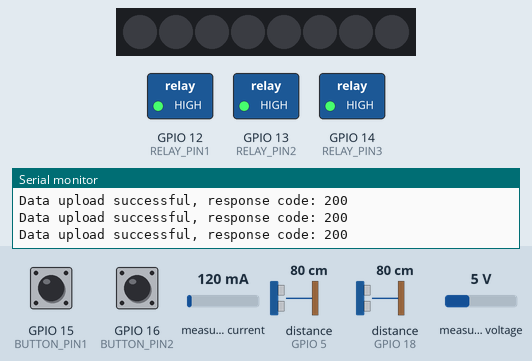
This sketch was run on a simulated ESP32. Shown: 8 RGB LEDs in strip order, left to right, switched loads named in the sketch (green lamp = pin HIGH), the last lines printed to the serial monitor. Wiring (inferred from the names in the program): 2 × ultrasonic range finder: trigger GPIO 4, echo GPIO 5 / trigger GPIO 17, echo GPIO 18. The test bench sets the inputs (shaded band); at power-on: GPIO 16 (BUTTON_PIN2) HIGH, GPIO 15 (BUTTON_PIN1) HIGH, measured current 120 mA, distance to the obstacle (sensors on GPIO 5, GPIO 18) 80 cm, measured voltage 5 V. The echo pulse lasts 58.3 µs per cm; dim RGB values are drawn brighter than linear; WiFi joins after 1.5 s; servers stay silent unless stated; uploads are accepted with an empty reply; pins used as bus, display or sensor lines are not drawn.

Above: at 3.2 s.
3.3 s: GPIO 16 (BUTTON_PIN2) pulled LOW for 0.15 s
At 4.2 s:
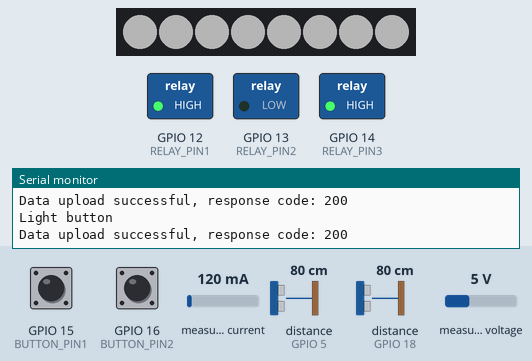
5.0 s: GPIO 15 (BUTTON_PIN1) pulled LOW for 0.15 s
At 5.9 s:
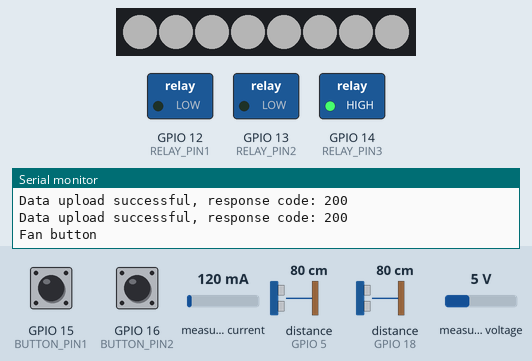
6.6 s: GPIO 16 (BUTTON_PIN2) pulled LOW for 1 s
At 7.0 s:
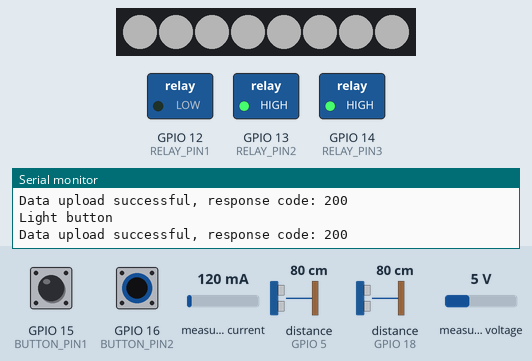
9.1 s: GPIO 15 (BUTTON_PIN1) pulled LOW for 1 s
At 10.1 s:
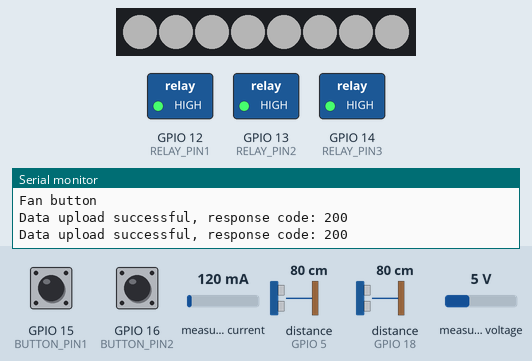
11.6 s: GPIO 15 (BUTTON_PIN1) pulled LOW for 3.2 s
At 12.2 s:
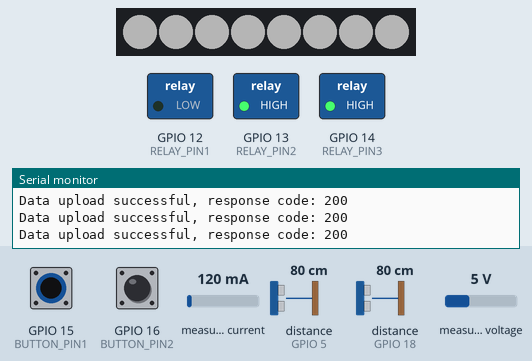
16.3 s: GPIO 16 (BUTTON_PIN2) pulled LOW for 3.2 s
At 16.6 s:
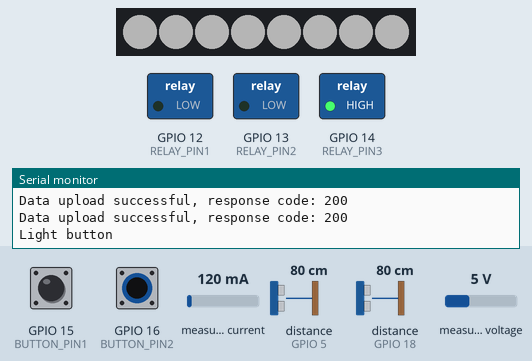
Timing chart, 0 to 38.0 s (numbered marks = the images above; inputs shaded):
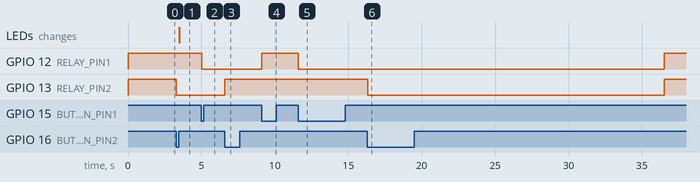

The sketch:

Hardware.ino
```cpp
#include <WiFi.h>
#include <HTTPClient.h>
#include <ESPAsyncWebServer.h>
#include <Adafruit_INA260.h>
#include <Wire.h>
#include <Adafruit_NeoPixel.h>
#include "freertos/FreeRTOS.h"
#include "freertos/task.h"

// Network credentials
const char* ssid = "ssid";
const char* password = "password";
const char* serverAddress = "http://172.20.10.2:5001";  // Flask server IP address and port

// Define GPIO pins and I2C addresses
#define I2C_SDA       GPIO_NUM_35
#define I2C_SCL       GPIO_NUM_36

#define INA260_ADDR1  0x40
#define INA260_ADDR2  0x41
#define INA260_ADDR3  0x44
#define INA260_ADDR4  0x45

#define RELAY_PIN1    GPIO_NUM_12   // Fan
#define RELAY_PIN2    GPIO_NUM_13   // Light
#define RELAY_PIN3    GPIO_NUM_14   // Washing machine
#define RELAY_ON      LOW
#define RELAY_OFF     HIGH

#define LEDSTRIP_PIN  GPIO_NUM_9

#define BUTTON_PIN1   GPIO_NUM_15   // Fan
#define BUTTON_PIN2   GPIO_NUM_16   // Light

#define TRIG_PIN1     GPIO_NUM_4    // Left
#define ECHO_PIN1     GPIO_NUM_5
#define TRIG_PIN2     GPIO_NUM_17    // Right
#define ECHO_PIN2     GPIO_NUM_18
#define SOUND_SPEED   0.034

// ************************************
// Instantiate
// ************************************
Adafruit_INA260 ina260_1 = Adafruit_INA260();
Adafruit_INA260 ina260_2 = Adafruit_INA260();
Adafruit_INA260 ina260_3 = Adafruit_INA260();
Adafruit_INA260 ina260_4 = Adafruit_INA260();
Adafruit_NeoPixel strip = Adafruit_NeoPixel(8, LEDSTRIP_PIN, NEO_GRB + NEO_KHZ800);

// Create HTTP client and server
AsyncWebServer server(80);
WiFiClient client;

// ************************************
// Variables
// ************************************
unsigned long previousMillis = 0;
const long interval = 1000;                   // Upload interval (1 second)
bool motorFanOn = false;
bool ledStripOn = false;
bool washingOn = false;
volatile bool fanButtonPressed = false;
volatile bool lightButtonPressed = false;
unsigned long lastFanButtonTime = 0;
unsigned long lastLightButtonTime = 0;
unsigned long washingStartTime = 0;
unsigned long lastMovementTime = 0;
bool offByNoMovement = false;

// ************************************
// Setup functions
// ************************************
// Setup INA260 sensors
void INABegin(Adafruit_INA260 &ina, int addr, int num) {
  if (!ina.begin(addr)) {
    Serial.print("Couldn't find INA260 chip ");
    Serial.println(num);
  } else {
    Serial.print("Found INA260 chip ");
    Serial.println(num);
  }
}

// Function keep trying to connect wifi until wifi is connected
void connectWifi() {
  WiFi.begin(ssid, password);
  Serial.print("Connecting to WiFi...");
  while (WiFi.status() != WL_CONNECTED) {
    delay(1000);
    Serial.print(".");
  }
  Serial.println("\nConnected to WiFi");
  Serial.print("IP Address: ");
  Serial.println(WiFi.localIP());
}

// ************************************
// Appliance control functions
// ************************************
// Turn on LED strip
void onLight() {
  digitalWrite(RELAY_PIN2, RELAY_ON);                   // Activate/Turn on relay 2
  delay(200);                                           // Introduce delay to overcome hardware delay of relays
  for (int i = 0; i < 8; i++) {
    strip.setPixelColor(i, strip.Color(64, 64, 64));    // White color
  }
  strip.show();                                         // Update and show on LED strip
  ledStripOn = true;                                    // Update state of LED strip
  lastMovementTime = millis();                          // Update last time of detecting movement (action of turning on light counts as movement)
}

// Turn off LED strip
void offLight() {
  digitalWrite(RELAY_PIN2, RELAY_OFF);                  // Deactivate/Turn off relay 2
  ledStripOn = false;                                   // Update state of LED strip
}

// Turn on motor fan
void onFan() {
  digitalWrite(RELAY_PIN1, RELAY_ON);
  motorFanOn = true;
  lastMovementTime = millis();
}

// Turn off motor fan
void offFan() {
  digitalWrite(RELAY_PIN1, RELAY_OFF);
  motorFanOn = false;
}

// Turn on washing machine (motor)
void startWashing() {
  digitalWrite(RELAY_PIN3, RELAY_ON);
  washingOn = true;
  washingStartTime = millis();
}

// Turn off washing machine (motor)
void stopWashing() {
  digitalWrite(RELAY_PIN3, RELAY_OFF);
  washingOn = false;
}

// Toggle on/off fan
void toggleFan() {
  if (!motorFanOn) {
    onFan();
  } else {
    offFan();
  }
}

// Toggle on/off light
void toggleLight() {
  if (!ledStripOn) {
    onLight();
  } else {
    offLight();
  }
}

// INA260 sensor reading functions
float getLightPower() { return ina260_1.readPower(); }
float getLightCurrent() { return ina260_1.readCurrent(); }
float getLightVoltage() {return ina260_1.readBusVoltage(); }

float getFanPower() { return ina260_2.readPower(); }
float getFanCurrent() { return ina260_2.readCurrent(); }
float getFanVoltage() {return ina260_2.readBusVoltage(); }

float getChargerPower() { return ina260_3.readPower(); }
float getChargerCurrent() { return ina260_3.readCurrent(); }
float getChargerVoltage() {return ina260_3.readBusVoltage(); }

float getWashingPower() { return ina260_4.readPower(); }
float getWashingCurrent() { return ina260_4.readCurrent(); }
float getWashingVoltage() {return ina260_4.readBusVoltage(); }

// Check if there is movement detected (check if distance measured is lowered due to movement of person)
bool checkMovement(int trigPin, int echoPin) {
  long duration;
  float distanceCm;

  digitalWrite(trigPin, LOW);
  delayMicroseconds(2);
  digitalWrite(trigPin, HIGH);                                  // Sets the trigPin on HIGH state for 10 micro seconds
  delayMicroseconds(10);
  digitalWrite(trigPin, LOW);

  duration = pulseIn(echoPin, HIGH);                            // Reads the echoPin, returns the sound wave travel time in microseconds
  distanceCm = duration * SOUND_SPEED/2;                        // Calculate the distance
  // Serial.println(distanceCm);
  return (distanceCm < 12 && distanceCm != 0) ? true : false;   // Return true if distance less than 12cm (movement in front of ultrasonic sensor)
                                                                // Prototype setup usually without movement distance is about 13cm (to wall in front)
}

void checkUltrasonic() {
  bool movement = checkMovement(TRIG_PIN1, ECHO_PIN1) | checkMovement(TRIG_PIN2, ECHO_PIN2);    // Check for movement in both left and right ultrasonic sensor

  if (!movement && !offByNoMovement) {                                                          // If any movement detected and not previously already trigerred turn off due to no movement
    if (millis() - lastMovementTime > 20000) {                                                  // If time since last movement detected is greater than threshold (need set to more realistic value for real applications)
      Serial.println("No movement detected for more than 20s, turning off fan and light to conserve electricity");
      offFan();
      offLight();
      offByNoMovement = true;
    }
  } else {
    lastMovementTime = millis();                                                                // Update time of last movement detected
    offByNoMovement = false;
  }
}

// ************************************
// Server
// ************************************
// Upload data to Flask server
void uploadData(const char* device, float power, float current, float voltage) {
  if (WiFi.status() == WL_CONNECTED) {                      // Check if wifi connection is active
    HTTPClient http;                                        // Create an http client object
    http.begin(String(serverAddress) + "/upload_data");     // Initialize connection to the server endpoint
    http.addHeader("Content-Type", "application/json");     // Specify the content type of the request

    String jsonData = "{\"device\":\"" + String(device) + "\",\"power\":" + String(power) +           // Construct the JSON payload with the device name,
                      ",\"current\":" + String(current) + ",\"voltage\":" + String(voltage) + "}";    // power, current, and voltage

    int httpResponseCode = http.POST(jsonData);                                                       // Send a POST request with the JSON data and get the response code

    if (httpResponseCode > 0) {                                                                       // Check if the response code indicates success
      Serial.printf("Data upload successful, response code: %d\n", httpResponseCode);                 // Print success message with the response code
    } else {
      Serial.printf("Error on data upload: %s\n", http.errorToString(httpResponseCode).c_str());      // Print error message if the upload fails
    }
    http.end();                                             // End the HTTP connection
  } else {
    Serial.println("WiFi not connected, skipping data upload.");
  }
}

// Handle incoming control requests via a web server
void handleControlRequest(AsyncWebServerRequest *request) {
  if (request->hasParam("appliance", true) && request->hasParam("action", true)) {    // Check if the necessary parameters 'appliance' and 'action' are present in the request
    String appliance = request->getParam("appliance", true)->value();                 // Extract parameter values for 'appliance' and 'action'
    String action = request->getParam("action", true)->value();
    if (action == "turn_off") {                                                       // Handle 'turn_off' action for specific appliances
      if (appliance == "Motor Fan") {
        offFan();
      } else if (appliance == "LED Strip") {
        offLight();
      } else if (appliance == "Washing Machine") {
        stopWashing();
      }
      request->send(200, "text/plain", appliance + " turned off");                    // Send a response indicating the appliance was turned off
      Serial.println(appliance + " turned off via server request");
    } else if (action == "turn_on") {                                                 // Handle 'turn_on' action for specific appliances
      if (appliance == "Motor Fan") {
        onFan();
      } else if (appliance == "LED Strip") {
        onLight();
      } else if (appliance == "Washing Machine") {
        startWashing();
      }
      request->send(200, "text/plain", appliance + " turned on");                     // Send a response indicating the appliance was turned on
      Serial.println(appliance + " turned off via server request");
    } else {
      request->send(400, "text/plain", "Invalid action");                             // Send an error response if the action is invalid
    }
  } else {
    request->send(400, "text/plain", "Missing parameters");                           // Send an error response if parameters are missing
  }
}

// Function to handle periodic data uploads in a separate FreeRTOS task
void uploadTask(void *parameter) {
  while (true) {
    // Reconnect WiFi if disconnected
    if (WiFi.status() != WL_CONNECTED) {
      Serial.println("Wi-Fi connection lost. Reconnecting...");
      connectWifi();
    }
    // Upload data for each monitored device
    uploadData("Motor Fan", getFanPower(), getFanCurrent(), getFanVoltage());
    uploadData("LED Strip", getLightPower(), getLightCurrent(), getLightVoltage());
    uploadData("USB Charger", getChargerPower(), getChargerCurrent(), getChargerVoltage());
    uploadData("Washing Machine", getWashingPower(), getWashingCurrent(), getWashingVoltage());

    vTaskDelay(interval / portTICK_PERIOD_MS);      // Delay for a specified interval before the next upload
  }
}

// ************************************
// Interrupt Handlers
// ************************************
void IRAM_ATTR handleButtonPress1() {
  unsigned long interruptTime = millis();
  if (interruptTime - lastFanButtonTime > 300) {        // Check if last button interrupt more than 300ms (for debouncing the button)
    fanButtonPressed = true;                            // Button presss is true only if last interrupt more than 300ms
  }
  lastFanButtonTime = interruptTime;                    // Update last button press interrupt time
}

void IRAM_ATTR handleButtonPress2() {
  unsigned long interruptTime = millis();
  if (interruptTime - lastLightButtonTime > 300) {
    lightButtonPressed = true;
  }
  lastLightButtonTime = interruptTime;
}

// ************************************
// Setup
// ************************************
void setup() {
  Serial.begin(115200);

  // Configure I2C and INA260 sensors
  Wire.begin(I2C_SDA, I2C_SCL);             // Initialize I2C communication with specified SDA and SCL pins
  INABegin(ina260_1, INA260_ADDR1, 1);
  INABegin(ina260_2, INA260_ADDR2, 2);
  INABegin(ina260_3, INA260_ADDR3, 3);
  INABegin(ina260_4, INA260_ADDR4, 4);

  // Configure GPIO pins
  pinMode(RELAY_PIN1, OUTPUT);
  pinMode(RELAY_PIN2, OUTPUT);
  pinMode(RELAY_PIN3, OUTPUT);
  digitalWrite(RELAY_PIN1, RELAY_OFF);      // Ensure relay 1 is off initially
  digitalWrite(RELAY_PIN2, RELAY_OFF);      // Ensure relay 2 is off initially
  digitalWrite(RELAY_PIN3, RELAY_OFF);      // Ensure relay 3 is off initially
  pinMode(BUTTON_PIN1, INPUT_PULLUP);       // Set button pin 1 as input with an internal pull-up resistor
  pinMode(BUTTON_PIN2, INPUT_PULLUP);       // Set button pin 2 as input with an internal pull-up resistor
  attachInterrupt(digitalPinToInterrupt(BUTTON_PIN1), handleButtonPress1, FALLING);   // Trigger interrupt on falling edge for button 1
  attachInterrupt(digitalPinToInterrupt(BUTTON_PIN2), handleButtonPress2, FALLING);   // Trigger interrupt on falling edge for button 2
  strip.begin();                            // Initialize LED strip
  pinMode(TRIG_PIN1, OUTPUT);
  pinMode(ECHO_PIN1, INPUT);
  pinMode(TRIG_PIN2, OUTPUT);
  pinMode(ECHO_PIN2, INPUT);

  // Connect to WiFi
  connectWifi();

  // Setup HTTP server
  server.on("/control", HTTP_POST, handleControlRequest);   // Define route and handler for POST requests to "/control"
  server.begin();                                           // Start the HTTP server
  Serial.println("HTTP server started");

  // Create a FreeRTOS task for uploading data
  xTaskCreatePinnedToCore(uploadTask, "Upload Task", 4096, NULL, 1, NULL, 1);
}

// ************************************
// Loop
// ************************************
void loop() {
  if (fanButtonPressed) {                 // Check if the fan button was pressed
    Serial.println("Fan button");
    toggleFan();                          // Toggle the state of the fan
    fanButtonPressed = false;             // Reset the flag after handling the press
  }

  if (lightButtonPressed) {
    Serial.println("Light button");       // Check if the light button was pressed
    toggleLight();                        // Toggle the state of the LED strip
    lightButtonPressed = false;           // Reset the flag after handling the press
  }

  if (washingOn) {                              // Check if the washing machine is currently on
    if (millis() - washingStartTime > 5000) {   // If the washing machine has been running for more than 5 seconds, stop it (need set to more realistic value for real applications)
                                                // To prevent long periods of high current draw
      stopWashing();
    }
  }

  checkUltrasonic();
}
```

Measured:
- after the input at 3.3 s, GPIO 13 (RELAY_PIN2): HIGH → LOW at once; the LEDs: change after 0.20 s (image 1)
- after the input at 5.0 s, GPIO 12 (RELAY_PIN1): HIGH → LOW at once
- after the input at 6.6 s, GPIO 13 (RELAY_PIN2): LOW → HIGH at once
- after the input at 9.1 s, GPIO 12 (RELAY_PIN1): LOW → HIGH at once
- after the input at 11.6 s, GPIO 12 (RELAY_PIN1): HIGH → LOW at once
- after the input at 16.3 s, GPIO 12 (RELAY_PIN1): LOW → HIGH after 20.2 s instead of 15.3 s; GPIO 13 (RELAY_PIN2): HIGH → LOW at once, → HIGH 20.2 s later
